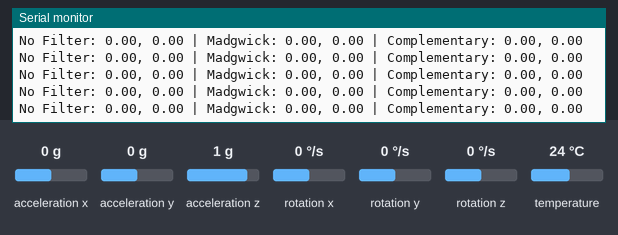
Recording of a sketch running on a simulated Arduino Uno, built with avr-gcc and run on an emulated ATmega328P. Parts: the last lines printed to the serial monitor. The test bench sets the inputs (shaded band); at power-on: acceleration x 0 g, rotation x 0 °/s, rotation z 0 °/s, acceleration y 0 g, acceleration z 1 g, rotation y 0 °/s, temperature 24 °C.

Above: at 1.2 s.
1.3 s: acceleration x set to -1.4 g
At 1.8 s:
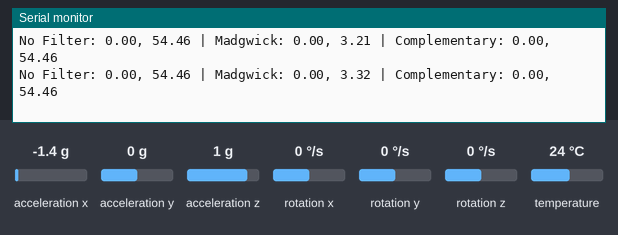
4.3 s: rotation x set to -192 °/s
At 5.3 s:
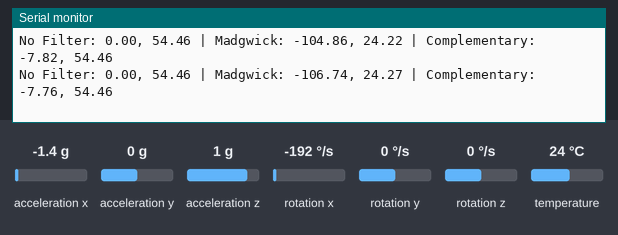
7.3 s: rotation z set to 100 °/s
At 7.8 s:
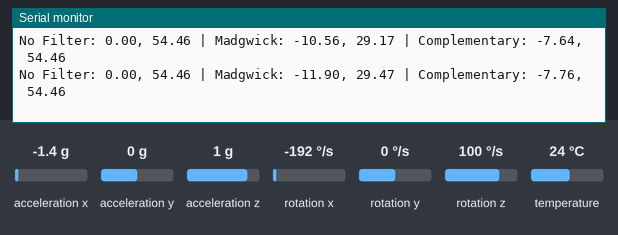
10.3 s: acceleration y set to -0.8 g
At 11.1 s:
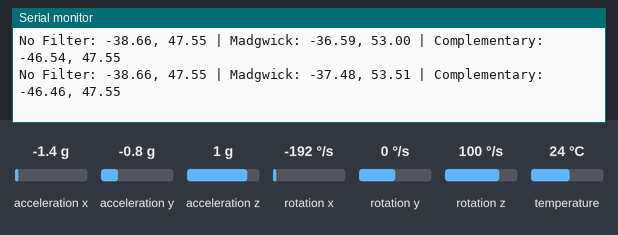
13.3 s: acceleration z set to -1.4 g
At 14.1 s:
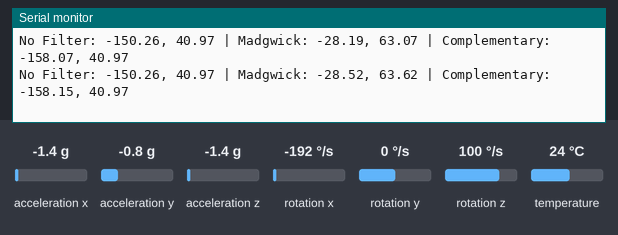
16.3 s: rotation y set to -192 °/s
At 17.4 s:
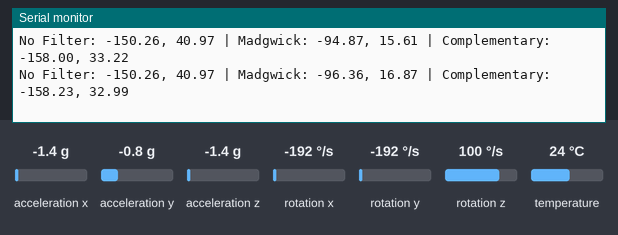
Timing chart, 0 to 19.3 s (numbered marks = the images above; inputs shaded):
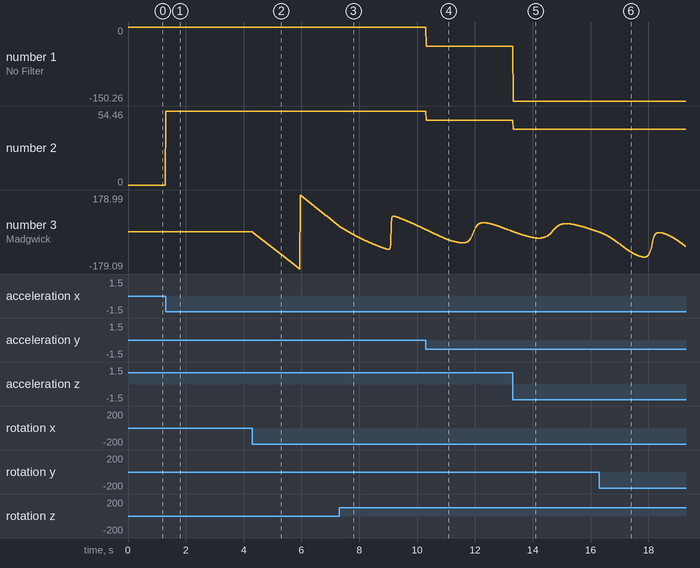

Measured:
- after the input at 1.3 s, the serial monitor: prints a new line at once (image 1)
- plotted number 2: 0 → 54.46 after the input at 1.3 s

The sketch:

filters.ino
```cpp
#include <Adafruit_MPU6050.h>
#include <Adafruit_Sensor.h>
#include <Wire.h>
#include <MadgwickAHRS.h>

Adafruit_MPU6050 mpu;
Madgwick filter;

float rollMadgwick = 0, pitchMadgwick = 0;
float rollComplementary = 0, pitchComplementary = 0;
float rollNoFilter = 0, pitchNoFilter = 0;

unsigned long lastUpdate = 0; // フィルター更新タイミング
const float alpha = 0.70;     // 相補性フィルターの係数

void setup() {
  Serial.begin(115200);
  while (!Serial);

  if (!mpu.begin()) {
    Serial.println("Failed to initialize MPU6050!");
    while (1);
  }

  Serial.println("MPU6050 initialized!");

  // センサ設定
  mpu.setAccelerometerRange(MPU6050_RANGE_2_G);
  mpu.setGyroRange(MPU6050_RANGE_250_DEG);
  mpu.setFilterBandwidth(MPU6050_BAND_21_HZ);

  // Madgwickフィルター初期化
  filter.begin(100); // 更新レートを100Hzに設定
}

void loop() {
  sensors_event_t a, g, temp;
  mpu.getEvent(&a, &g, &temp);

  // 加速度データ (m/s^2) を取得
  float ax = a.acceleration.x;
  float ay = a.acceleration.y;
  float az = a.acceleration.z;

  // ジャイロデータ (rad/s) を取得
  float gx = g.gyro.x;
  float gy = g.gyro.y;
  float gz = g.gyro.z;

  // フィルターなし
  rollNoFilter = atan2(ay, az) * RAD_TO_DEG;
  pitchNoFilter = atan2(-ax, sqrt(ay * ay + az * az)) * RAD_TO_DEG;

  // Madgwickフィルター
  unsigned long now = millis();
  float deltaTime = (now - lastUpdate) / 1000.0;
  lastUpdate = now;
  filter.updateIMU(gx * RAD_TO_DEG, gy * RAD_TO_DEG, gz * RAD_TO_DEG, ax, ay, az);
  rollMadgwick = filter.getRoll();
  pitchMadgwick = filter.getPitch();

  // 相補性フィルター
  rollComplementary = alpha * (rollComplementary + gx * deltaTime * RAD_TO_DEG) +
                      (1 - alpha) * rollNoFilter;
  pitchComplementary = alpha * (pitchComplementary + gy * deltaTime * RAD_TO_DEG) +
                       (1 - alpha) * pitchNoFilter;

  // 結果をシリアル出力
  Serial.print("No Filter: ");
  Serial.print(rollNoFilter); Serial.print(", ");
  Serial.print(pitchNoFilter); Serial.print(" | ");

  Serial.print("Madgwick: ");
  Serial.print(rollMadgwick); Serial.print(", ");
  Serial.print(pitchMadgwick); Serial.print(" | ");

  Serial.print("Complementary: ");
  Serial.print(rollComplementary); Serial.print(", ");
  Serial.println(pitchComplementary);

  delay(10); // 100Hz更新
}
```
